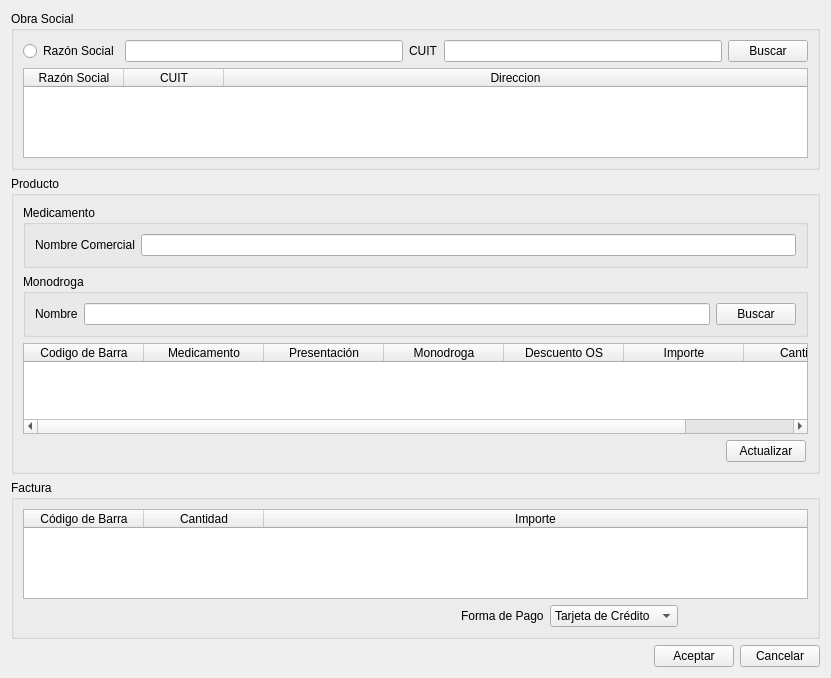
<?xml version="1.0" encoding="UTF-8"?>
<ui version="4.0">
 <class>vtnVentaContado</class>
 <widget class="QWidget" name="vtnVentaContado">
  <property name="geometry">
   <rect>
    <x>0</x>
    <y>0</y>
    <width>831</width>
    <height>678</height>
   </rect>
  </property>
  <property name="windowTitle">
   <string>Venta Contado</string>
  </property>
  <layout class="QVBoxLayout" name="verticalLayout">
   <item>
    <widget class="QGroupBox" name="gbObraSocial">
     <property name="title">
      <string>Obra Social</string>
     </property>
     <layout class="QFormLayout" name="formLayout">
      <property name="fieldGrowthPolicy">
       <enum>QFormLayout::AllNonFixedFieldsGrow</enum>
      </property>
      <item row="0" column="0" colspan="2">
       <layout class="QHBoxLayout" name="horizontalLayout_3">
        <item>
         <widget class="QRadioButton" name="rbtnObra">
          <property name="text">
           <string>Razón Social</string>
          </property>
          <property name="checked">
           <bool>false</bool>
          </property>
         </widget>
        </item>
        <item>
         <widget class="QLineEdit" name="lineObra"/>
        </item>
        <item>
         <widget class="QLabel" name="label_2">
          <property name="text">
           <string>CUIT</string>
          </property>
         </widget>
        </item>
        <item>
         <widget class="QLineEdit" name="lineCuit"/>
        </item>
        <item>
         <widget class="QPushButton" name="btnBuscar">
          <property name="text">
           <string>Buscar</string>
          </property>
         </widget>
        </item>
       </layout>
      </item>
      <item row="1" column="0" colspan="2">
       <widget class="QTableWidget" name="tableObra">
        <property name="editTriggers">
         <set>QAbstractItemView::NoEditTriggers</set>
        </property>
        <property name="selectionMode">
         <enum>QAbstractItemView::SingleSelection</enum>
        </property>
        <property name="selectionBehavior">
         <enum>QAbstractItemView::SelectRows</enum>
        </property>
        <attribute name="horizontalHeaderStretchLastSection">
         <bool>true</bool>
        </attribute>
        <column>
         <property name="text">
          <string>Razón Social</string>
         </property>
        </column>
        <column>
         <property name="text">
          <string>CUIT</string>
         </property>
        </column>
        <column>
         <property name="text">
          <string>Direccion</string>
         </property>
        </column>
       </widget>
      </item>
     </layout>
    </widget>
   </item>
   <item>
    <widget class="QGroupBox" name="gbProducto">
     <property name="title">
      <string>Producto</string>
     </property>
     <layout class="QVBoxLayout" name="verticalLayout_3">
      <item>
       <layout class="QGridLayout" name="gridLayout_3">
        <property name="horizontalSpacing">
         <number>2</number>
        </property>
        <item row="1" column="0" colspan="2">
         <widget class="QGroupBox" name="gbMonodroga">
          <property name="title">
           <string>Monodroga</string>
          </property>
          <layout class="QVBoxLayout" name="verticalLayout_5">
           <item>
            <layout class="QGridLayout" name="gridLayout_5">
             <item row="0" column="1">
              <widget class="QLineEdit" name="lineMonodroga"/>
             </item>
             <item row="0" column="0">
              <widget class="QLabel" name="label_11">
               <property name="text">
                <string>Nombre</string>
               </property>
              </widget>
             </item>
             <item row="0" column="2">
              <widget class="QPushButton" name="pushButton">
               <property name="focusPolicy">
                <enum>Qt::TabFocus</enum>
               </property>
               <property name="text">
                <string>Buscar</string>
               </property>
              </widget>
             </item>
            </layout>
           </item>
          </layout>
         </widget>
        </item>
        <item row="0" column="0" colspan="2">
         <widget class="QGroupBox" name="gbMedicamento">
          <property name="title">
           <string>Medicamento</string>
          </property>
          <layout class="QVBoxLayout" name="verticalLayout_4">
           <item>
            <layout class="QGridLayout" name="gridLayout_4">
             <item row="0" column="0">
              <widget class="QLabel" name="label_12">
               <property name="text">
                <string>Nombre Comercial</string>
               </property>
              </widget>
             </item>
             <item row="0" column="1">
              <widget class="QLineEdit" name="lineMedicamento"/>
             </item>
            </layout>
           </item>
          </layout>
         </widget>
        </item>
        <item row="2" column="0" colspan="2">
         <widget class="QTableWidget" name="tableProductos">
          <property name="editTriggers">
           <set>QAbstractItemView::NoEditTriggers</set>
          </property>
          <property name="selectionMode">
           <enum>QAbstractItemView::SingleSelection</enum>
          </property>
          <property name="selectionBehavior">
           <enum>QAbstractItemView::SelectRows</enum>
          </property>
          <attribute name="horizontalHeaderDefaultSectionSize">
           <number>120</number>
          </attribute>
          <attribute name="horizontalHeaderStretchLastSection">
           <bool>true</bool>
          </attribute>
          <column>
           <property name="text">
            <string>Codigo de Barra</string>
           </property>
          </column>
          <column>
           <property name="text">
            <string>Medicamento</string>
           </property>
          </column>
          <column>
           <property name="text">
            <string>Presentación</string>
           </property>
          </column>
          <column>
           <property name="text">
            <string>Monodroga</string>
           </property>
          </column>
          <column>
           <property name="text">
            <string>Descuento OS</string>
           </property>
          </column>
          <column>
           <property name="text">
            <string>Importe</string>
           </property>
          </column>
          <column>
           <property name="text">
            <string>Cantidad</string>
           </property>
          </column>
         </widget>
        </item>
        <item row="3" column="0">
         <layout class="QHBoxLayout" name="horizontalLayout_4">
          <item>
           <spacer name="horizontalSpacer_3">
            <property name="orientation">
             <enum>Qt::Horizontal</enum>
            </property>
            <property name="sizeHint" stdset="0">
             <size>
              <width>40</width>
              <height>20</height>
             </size>
            </property>
           </spacer>
          </item>
          <item>
           <widget class="QPushButton" name="btnActualizar">
            <property name="text">
             <string>Actualizar</string>
            </property>
           </widget>
          </item>
         </layout>
        </item>
       </layout>
      </item>
     </layout>
    </widget>
   </item>
   <item>
    <widget class="QGroupBox" name="gbFactura">
     <property name="title">
      <string>Factura</string>
     </property>
     <layout class="QVBoxLayout" name="verticalLayout_6">
      <item>
       <layout class="QGridLayout" name="gridLayout_6">
        <item row="0" column="0" colspan="3">
         <widget class="QTableWidget" name="tableFactura">
          <property name="editTriggers">
           <set>QAbstractItemView::NoEditTriggers</set>
          </property>
          <property name="selectionMode">
           <enum>QAbstractItemView::SingleSelection</enum>
          </property>
          <property name="selectionBehavior">
           <enum>QAbstractItemView::SelectRows</enum>
          </property>
          <attribute name="horizontalHeaderDefaultSectionSize">
           <number>120</number>
          </attribute>
          <attribute name="horizontalHeaderMinimumSectionSize">
           <number>80</number>
          </attribute>
          <attribute name="horizontalHeaderShowSortIndicator" stdset="0">
           <bool>false</bool>
          </attribute>
          <attribute name="horizontalHeaderStretchLastSection">
           <bool>true</bool>
          </attribute>
          <attribute name="verticalHeaderCascadingSectionResizes">
           <bool>false</bool>
          </attribute>
          <attribute name="verticalHeaderShowSortIndicator" stdset="0">
           <bool>false</bool>
          </attribute>
          <attribute name="verticalHeaderStretchLastSection">
           <bool>false</bool>
          </attribute>
          <column>
           <property name="text">
            <string>Código de Barra</string>
           </property>
          </column>
          <column>
           <property name="text">
            <string>Cantidad</string>
           </property>
          </column>
          <column>
           <property name="text">
            <string>Importe</string>
           </property>
          </column>
         </widget>
        </item>
        <item row="1" column="2" alignment="Qt::AlignLeft">
         <widget class="QComboBox" name="cboPago">
          <item>
           <property name="text">
            <string>Tarjeta de Crédito</string>
           </property>
          </item>
          <item>
           <property name="text">
            <string>Tarjeta de Débito</string>
           </property>
          </item>
          <item>
           <property name="text">
            <string>Efectivo</string>
           </property>
          </item>
          <item>
           <property name="text">
            <string>Nota de Crédito</string>
           </property>
          </item>
         </widget>
        </item>
        <item row="1" column="1" alignment="Qt::AlignRight">
         <widget class="QLabel" name="label_10">
          <property name="text">
           <string>Forma de Pago</string>
          </property>
         </widget>
        </item>
       </layout>
      </item>
     </layout>
    </widget>
   </item>
   <item>
    <layout class="QHBoxLayout" name="horizontalLayout_2">
     <item>
      <spacer name="horizontalSpacer">
       <property name="orientation">
        <enum>Qt::Horizontal</enum>
       </property>
       <property name="sizeHint" stdset="0">
        <size>
         <width>40</width>
         <height>20</height>
        </size>
       </property>
      </spacer>
     </item>
     <item>
      <widget class="QPushButton" name="btnAceptar">
       <property name="text">
        <string>Aceptar</string>
       </property>
      </widget>
     </item>
     <item>
      <widget class="QPushButton" name="btnCancelar">
       <property name="text">
        <string>Cancelar</string>
       </property>
      </widget>
     </item>
    </layout>
   </item>
  </layout>
 </widget>
 <resources/>
 <connections/>
</ui>
